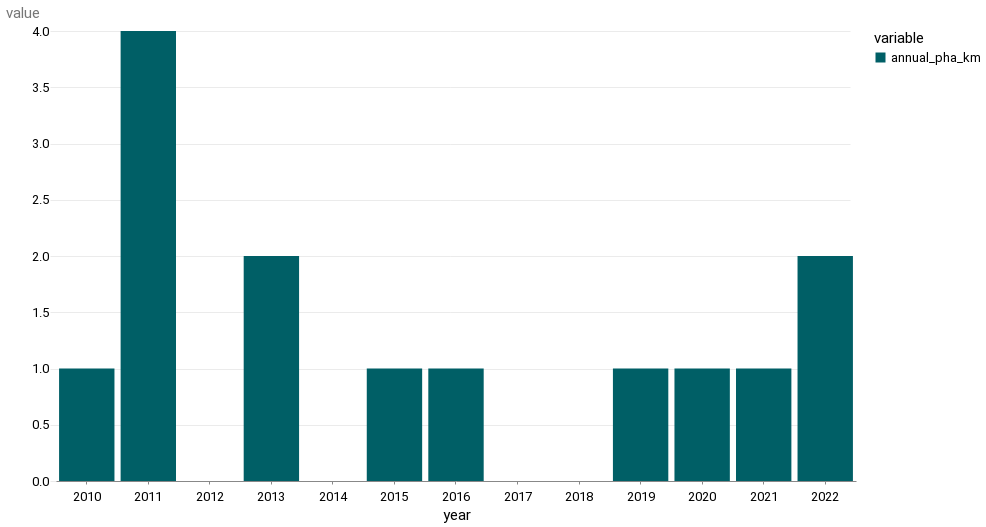

Here is the notebook cell this chart was saved with:
### Code cell
alt.Chart(annual_phas[annual_phas["variable"] == "annual_pha_km"]).mark_bar().encode(
    x="year:O",
    y="value",
    color="variable",
    order=alt.Order("variable", sort="ascending"),
)

### Figure 1 — Vega-Lite specification as saved in the notebook (floating-point values rounded to 4 significant figures)
{"config": {"view": {"width": 800, "height": 450, "strokeOpacity": 0}, "background": "#ffffff", "title": {"anchor": "start", "font": "Summit Sans", "fontColor": "palette[\"black\"]", "fontSize": 18, "fontWeight": "normal"}, "arc": {"fill": "#00d4d8"}, "area": {"fill": "#00d4d8"}, "line": {"stroke": "#00d4d8", "strokeWidth": 3}, "path": {"stroke": "#00d4d8"}, "rect": {"fill": "#00d4d8"}, "shape": {"stroke": "#00d4d8"}, "bar": {"fill": "#00d4d8"}, "point": {"stroke": "#00d4d8"}, "symbol": {"fill": "#00d4d8", "size": 30}, "axis": {"titleFont": "Roboto", "titleFontSize": 15, "titleFontWeight": "normal", "labelFont": "Roboto, sans", "labelFontSize": 13, "labelFontWeight": "normal"}, "axisX": {"labelAngle": 0, "labelPadding": 6, "tickSize": 3, "grid": false}, "axisY": {"labelBaseline": "middle", "maxExtent": 45, "minExtent": 45, "titleAlign": "left", "titleAngle": 0, "titleX": -45, "titleY": -11, "domainOpacity": 0, "gridWidth": 0.6, "gridColor": "#dddddd", "offset": 6, "tickSize": 0, "titleColor": "#767676"}, "legend": {"titleFont": "Roboto", "titleFontSize": 15, "titleFontWeight": "normal", "symbolType": "square", "labelFont": "Roboto, sans", "labelFontSize": 13}, "range": {"category": ["#005f66", "#e37e2d", "#d64a3b", "#76b0ef", "#c1bc40"], "diverging": ["#e68a4f", "#f4bb6a", "#f9e39c", "#dadfe2", "#a6b7c6", "#849eae"], "heatmap": ["#7ff6f6", "#00eeef", "#00d4d8", "#00abb2", "#00848b", "#fbf2c7", "#00363d"], "ordinal": ["#7ff6f6", "#00eeef", "#00d4d8", "#00abb2", "#00848b", "#fbf2c7", "#00363d"], "ramp": ["#7ff6f6", "#00eeef", "#00d4d8", "#00abb2", "#00848b", "#fbf2c7", "#00363d"]}}, "data": {"name": "data-4cab20681ddf6682d563bf0c1ec69ccc"}, "mark": "bar", "encoding": {"color": {"field": "variable", "type": "nominal"}, "order": {"field": "variable", "sort": "ascending", "type": "nominal"}, "x": {"field": "year", "type": "ordinal"}, "y": {"field": "value", "type": "quantitative"}}, "$schema": "https://vega.github.io/schema/vega-lite/v4.17.0.json", "datasets": {"data-4cab20681ddf6682d563bf0c1ec69ccc": [{"year": 2010, "variable": "annual_pha_km", "value": 1.0}, {"year": 2011, "variable": "annual_pha_km", "value": 4.0}, {"year": 2012, "variable": "annual_pha_km", "value": 0.0}, {"year": 2013, "variable": "annual_pha_km", "value": 2.0}, {"year": 2014, "variable": "annual_pha_km", "value": 0.0}, {"year": 2015, "variable": "annual_pha_km", "value": 1.0}, {"year": 2016, "variable": "annual_pha_km", "value": 1.0}, {"year": 2017, "variable": "annual_pha_km", "value": 0.0}, {"year": 2018, "variable": "annual_pha_km", "value": 0.0}, {"year": 2019, "variable": "annual_pha_km", "value": 1.0}, {"year": 2020, "variable": "annual_pha_km", "value": 1.0}, {"year": 2021, "variable": "annual_pha_km", "value": 1.0}, {"year": 2022, "variable": "annual_pha_km", "value": 2.0}]}}
